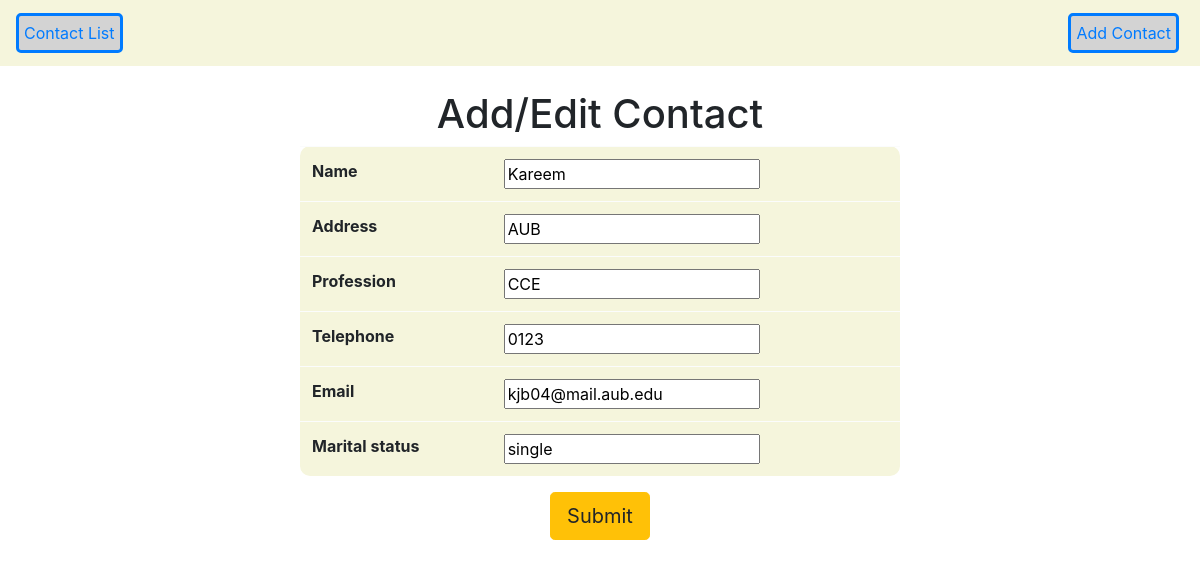
/myapp1/update/1, run on the app's committed database.
### myapp1/models.py (models this page shows, shortened)
class Contact(models.Model):
    name = models.CharField(max_length=200)
    id = models.BigAutoField(primary_key=True)
    address = models.CharField(max_length=200)
    profession = models.CharField(max_length=200)
    telephone = models.CharField(max_length=200)
    email = models.EmailField(blank = True)
    marital_status = models.CharField(max_length=200)

### myapp1/views.py (the view, shortened to what this page needs)
# urls.py: path('update/<int:contact_id>', views.update_contact),
def update_contact(request, contact_id): #UPDATE
    contact_id = int(contact_id)
    try:
        contact_sel = Contact.objects.get(id = contact_id)
    except Contact.DoesNotExist:
        return redirect('index')
    contact_form = ContactCreate(request.POST or None, instance = contact_sel)
    return render(request, 'upload_form.html', {'upload_form':contact_form})

### myapp1/forms.py
class ContactCreate(forms.ModelForm):
    class Meta:
        model = Contact
        fields = '__all__'

### templates/upload_form.html (shortened to what this page needs)
{% extends 'contacts.html' %}
{% block content %}
    <center>
    <h1 class="display-5" style=";color:#Black;">Add/Edit Contact</h1>
    <form method = 'POST' enctype="multipart/form-data">
        <table class = 'w-50 table table-light' style="border-radius:10px;background-color:Beige;">
            {% for field in upload_form %}
            <tr>
                <th>{{field.label}}</th>
                <td>{{ field }}</td>
            </tr>
            {% endfor %}
        </table>
        <button type="submit" class="btn btn-lg btn-warning">Submit</button>
    </form>
</center>
{% endblock %}

### data on the page
Contact: upload_form "Kareem" "AUB" "CCE" "0123" "kjb04@mail.aub.edu" "single"

### other printed values
{{ field.label }} "Name" "Address" "Profession" "Telephone" "Email" "Marital status"
